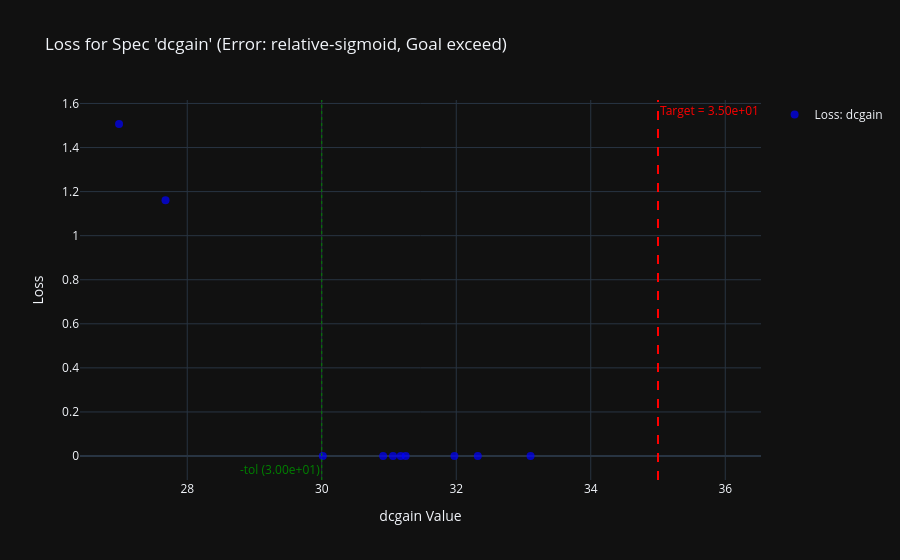
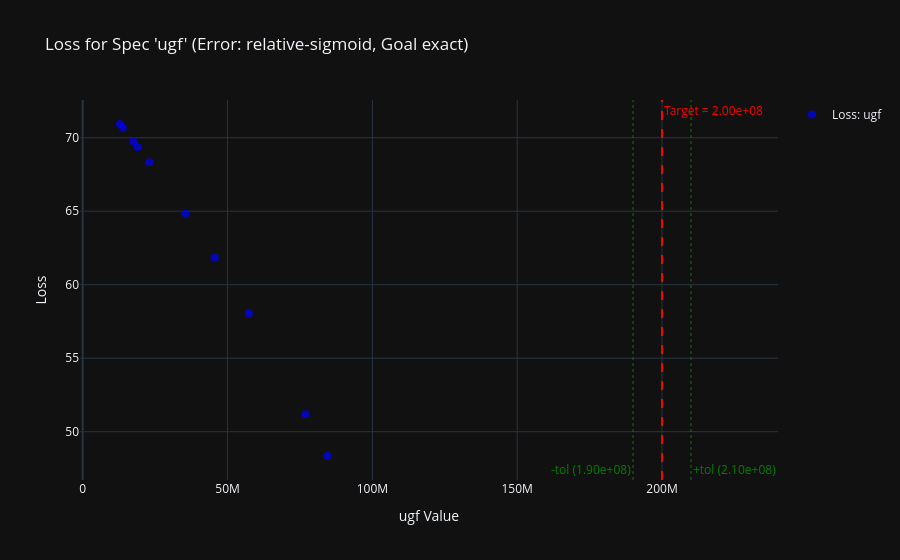
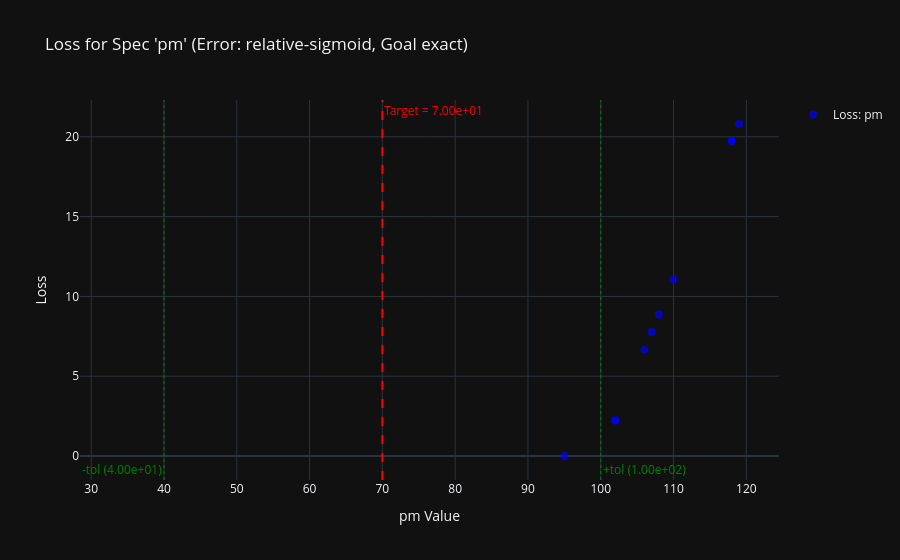

Write notebook code for charts like these, in order.
### Code cell
circuit_optimizer.plot_loss_value_by_spec(spec_name="dcgain", show=True)
circuit_optimizer.plot_loss_value_by_spec(spec_name="ugf", show=True)
circuit_optimizer.plot_loss_value_by_spec(spec_name="pm", show=True)

### Figure 1 — Plotly figure (JSON) as saved in the notebook; plotly's stock layout.template omitted (floating-point values rounded to 4 significant figures)
{"data": [{"marker": {"color": "blue", "opacity": 0.7, "size": 8, "symbol": "circle"}, "mode": "markers", "name": "Loss: dcgain", "type": "scatter", "x": [32.32, 27.68, 31.97, 26.99, 31.17, 30.02, 33.1, 31.06, 30.91, 31.25], "y": [0, 1.161, 0, 1.507, 0, 0, 0, 0, 0, 0]}], "layout": {"annotations": [{"font": {"color": "red"}, "showarrow": false, "text": "Target = 3.50e+01", "x": 35, "xanchor": "left", "xref": "x", "y": 1, "yanchor": "top", "yref": "y domain"}, {"font": {"color": "green"}, "showarrow": false, "text": "-tol (3.00e+01)", "x": 30, "xanchor": "right", "xref": "x", "y": 0, "yanchor": "bottom", "yref": "y domain"}], "shapes": [{"line": {"color": "red", "dash": "dash", "width": 2}, "type": "line", "x0": 35, "x1": 35, "xref": "x", "y0": 0, "y1": 1, "yref": "y domain"}, {"line": {"color": "green", "dash": "dot", "width": 1}, "type": "line", "x0": 30, "x1": 30, "xref": "x", "y0": 0, "y1": 1, "yref": "y domain"}], "showlegend": true, "title": {"text": "Loss for Spec 'dcgain' (Error: relative-sigmoid, Goal exceed)"}, "xaxis": {"title": {"text": "dcgain Value"}}, "yaxis": {"title": {"text": "Loss"}}}}

### Figure 2 — Plotly figure (JSON) as saved in the notebook; plotly's stock layout.template omitted (floating-point values rounded to 4 significant figures)
{"data": [{"marker": {"color": "blue", "opacity": 0.7, "size": 8, "symbol": "circle"}, "mode": "markers", "name": "Loss: ugf", "type": "scatter", "x": [12834470, 76969420, 35520910, 84502580, 45549240, 19000320, 22953820, 13877530, 17494430, 57355650], "y": [70.93, 51.18, 64.83, 48.35, 61.83, 69.37, 68.33, 70.67, 69.76, 58.05]}], "layout": {"annotations": [{"font": {"color": "red"}, "showarrow": false, "text": "Target = 2.00e+08", "x": 200000000, "xanchor": "left", "xref": "x", "y": 1, "yanchor": "top", "yref": "y domain"}, {"font": {"color": "green"}, "showarrow": false, "text": "-tol (1.90e+08)", "x": 190000000, "xanchor": "right", "xref": "x", "y": 0, "yanchor": "bottom", "yref": "y domain"}, {"font": {"color": "green"}, "showarrow": false, "text": "+tol (2.10e+08)", "x": 210000000, "xanchor": "left", "xref": "x", "y": 0, "yanchor": "bottom", "yref": "y domain"}], "shapes": [{"line": {"color": "red", "dash": "dash", "width": 2}, "type": "line", "x0": 200000000, "x1": 200000000, "xref": "x", "y0": 0, "y1": 1, "yref": "y domain"}, {"line": {"color": "green", "dash": "dot", "width": 1}, "type": "line", "x0": 190000000, "x1": 190000000, "xref": "x", "y0": 0, "y1": 1, "yref": "y domain"}, {"line": {"color": "green", "dash": "dot", "width": 1}, "type": "line", "x0": 210000000, "x1": 210000000, "xref": "x", "y0": 0, "y1": 1, "yref": "y domain"}], "showlegend": true, "title": {"text": "Loss for Spec 'ugf' (Error: relative-sigmoid, Goal exact)"}, "xaxis": {"title": {"text": "ugf Value"}}, "yaxis": {"title": {"text": "Loss"}}}}

### Figure 3 — Plotly figure (JSON) as saved in the notebook; plotly's stock layout.template omitted (floating-point values rounded to 4 significant figures)
{"data": [{"marker": {"color": "blue", "opacity": 0.7, "size": 8, "symbol": "circle"}, "mode": "markers", "name": "Loss: pm", "type": "scatter", "x": [95, 108, 118, 102, 118, 102, 110, 106, 107, 119], "y": [0, 8.866, 19.74, 2.222, 19.74, 2.222, 11.07, 6.657, 7.762, 20.8]}], "layout": {"annotations": [{"font": {"color": "red"}, "showarrow": false, "text": "Target = 7.00e+01", "x": 70, "xanchor": "left", "xref": "x", "y": 1, "yanchor": "top", "yref": "y domain"}, {"font": {"color": "green"}, "showarrow": false, "text": "-tol (4.00e+01)", "x": 40, "xanchor": "right", "xref": "x", "y": 0, "yanchor": "bottom", "yref": "y domain"}, {"font": {"color": "green"}, "showarrow": false, "text": "+tol (1.00e+02)", "x": 100, "xanchor": "left", "xref": "x", "y": 0, "yanchor": "bottom", "yref": "y domain"}], "shapes": [{"line": {"color": "red", "dash": "dash", "width": 2}, "type": "line", "x0": 70, "x1": 70, "xref": "x", "y0": 0, "y1": 1, "yref": "y domain"}, {"line": {"color": "green", "dash": "dot", "width": 1}, "type": "line", "x0": 40, "x1": 40, "xref": "x", "y0": 0, "y1": 1, "yref": "y domain"}, {"line": {"color": "green", "dash": "dot", "width": 1}, "type": "line", "x0": 100, "x1": 100, "xref": "x", "y0": 0, "y1": 1, "yref": "y domain"}], "showlegend": true, "title": {"text": "Loss for Spec 'pm' (Error: relative-sigmoid, Goal exact)"}, "xaxis": {"title": {"text": "pm Value"}}, "yaxis": {"title": {"text": "Loss"}}}}
